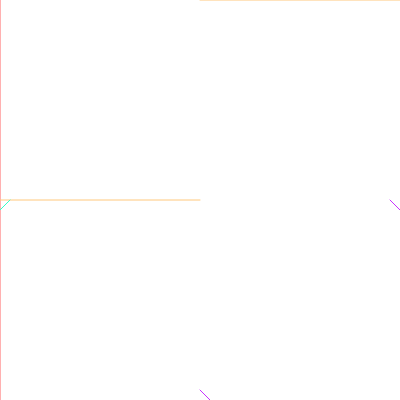
Frame 1 (no input)
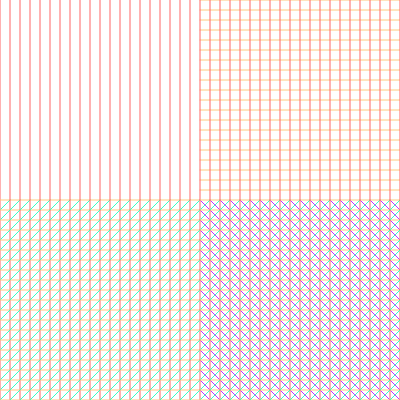
Frame 60 (no input)
Frame 120 (the mouse pressed at the canvas centre since frame 60): identical to frame 60, image omitted

The p5.js sketch that drew these frames (run headless with seeded random() and noise() and a simulated clock; from frame 60 on, the mouse is pressed at the canvas centre):

// p5.js sketch
// ── sketch.js
//diagonal line 1
var l = {
  a: 10,
  b: 200,
  c: 0,
  d: 210
}

//diagonal line 2
var m = {
  e: 390,
  f: 200,
  g: 400,
  h: 210
}

//diagonal line 3
var q = {
  q: 200,
  r: 390,
  s: 210,
  t: 400
}

//vertical line
var n = {
  x: 0,
  y: 0,
  z: 0,
  v: 400
}

//horizontal line 1
var o = {
  i: 200,
  j: 0,
  k: 400,
  l: 0
}

//horizontal line 2
var p = {
  m: 0,
  n: 200,
  o: 200,
  p: 200
}

function setup() {
  createCanvas(400,400);
  background(255);
}

function draw() {

//vertical line
  stroke(255,100,100);
  
  line(n.x,n.y,n.z,n.v);
  
  n.x+=10;
  n.z+=10;
  
//horizontal line 1
  stroke(255,200,125);
  
  line(o.i,o.j,o.k,o.l);
  
  o.j+=10;
  o.l+=10;
  
//horizontal line 2
  stroke(255,200,125);
  
  line(p.m,p.n,p.o,p.p);
  
  p.n+=10;
  p.p+=10;

//diagonal line 1
  stroke(50,255,200);
  
  line(l.a,l.b,l.c,l.d);
  
  l.a+=10;
  l.d+=10;
  
//diagonal line 2
  stroke(200,50,255);
  
  if(m.e>=200){
  line(m.e,m.f,m.g,m.h);
  }
  m.e-=10;
  m.h+=10;
  
  if(q.r>=200){
  line(q.q,q.r,q.s,q.t);
  }
  q.r-=10;
  q.s+=10;
  
}
